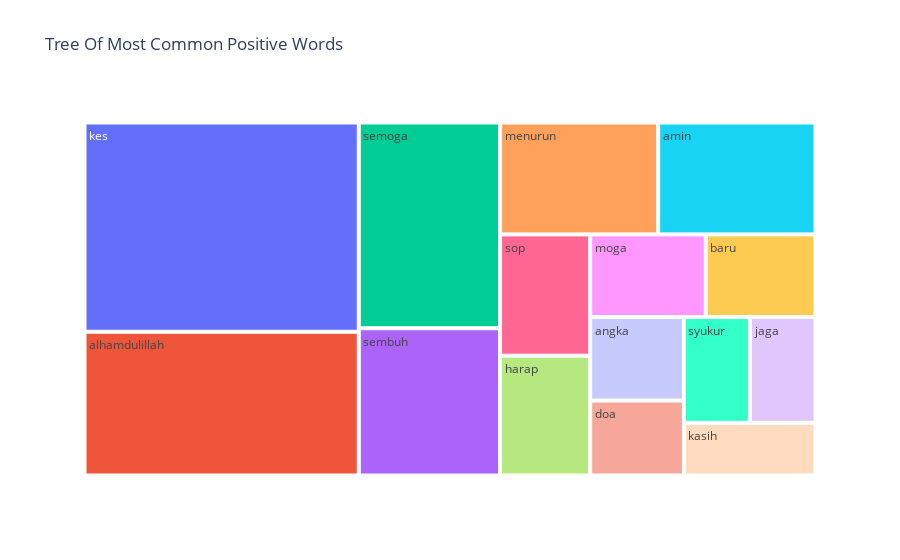

Notebook code for this chart:
### Code cell
fig = px.treemap(temp_pos, path=['Common Words'], values='Count',title='Tree Of Most Common Positive Words')
fig.show()

### Figure 1 — Plotly figure (JSON) as saved in the notebook; plotly's stock layout.template omitted (floating-point values rounded to 4 significant figures)
{"data": [{"branchvalues": "total", "domain": {"x": [0, 1], "y": [0, 1]}, "hovertemplate": "labels=%{label}<br>Count=%{value}<br>parent=%{parent}<br>id=%{id}<extra></extra>", "ids": ["alhamdulillah", "amin", "angka", "baru", "doa", "harap", "jaga", "kasih", "kes", "menurun", "moga", "sembuh", "semoga", "sop", "syukur"], "labels": ["alhamdulillah", "amin", "angka", "baru", "doa", "harap", "jaga", "kasih", "kes", "menurun", "moga", "sembuh", "semoga", "sop", "syukur"], "name": "", "parents": ["", "", "", "", "", "", "", "", "", "", "", "", "", "", ""], "type": "treemap", "values": [887, 396, 176, 204, 158, 243, 156, 156, 1291, 398, 215, 468, 654, 246, 157]}], "layout": {"legend": {"tracegroupgap": 0}, "title": {"text": "Tree Of Most Common Positive Words"}}}
